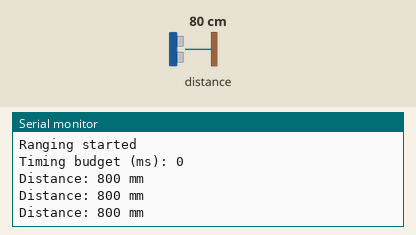
The sketch below on a simulated Arduino Uno, built for the host (arithmetic inside an expression is 32-bit, double 64-bit). On the bench: the last lines printed to the serial monitor. The test bench sets the inputs (shaded band); at power-on: distance to the obstacle 80 cm.

Above: at 1.4 s.
1.5 s: distance to the obstacle set to 2 cm
At 2.1 s:
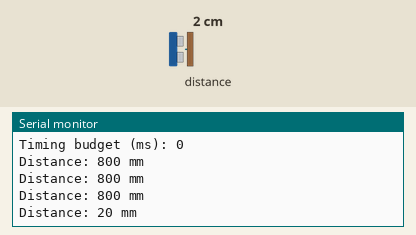
3.0 s: distance to the obstacle set to 4 cm
At 3.7 s:
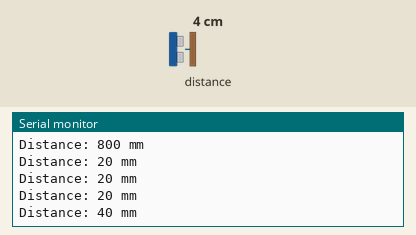
Timing chart, 0 to 6.0 s (numbered marks = the images above; inputs shaded):
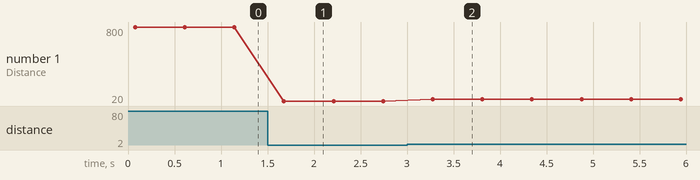

Measured:
- after the input at 1.5 s, the serial monitor: prints a new line after 0.18 s (image 1)
- after the input at 3.0 s, the serial monitor: prints a new line after 0.28 s (image 2)
- plotted number 1: 800 → 20 after the input at 1.5 s, 20 → 40 after the input at 3.0 s

The sketch:

VL53L1X.ino
```cpp
#include "Adafruit_VL53L1X.h"

Adafruit_VL53L1X vl53 = Adafruit_VL53L1X(); // No need to specify IRQ_PIN and XSHUT_PIN

void setup() {
  Serial.begin(9600);
  while (!Serial) delay(10);

  Serial.println(F("Adafruit VL53L1X sensor demo"));

  Wire.begin();

  if (!vl53.begin(0x29, &Wire)) {
    Serial.print(F("Error on init of VL sensor: "));
    Serial.println(vl53.vl_status);
    while (1) delay(10);
  }

  Serial.println(F("VL53L1X sensor OK!"));

  Serial.print(F("Sensor ID: 0x"));
  Serial.println(vl53.sensorID(), HEX);

  if (!vl53.startRanging()) {
    Serial.print(F("Couldn't start ranging: "));
    Serial.println(vl53.vl_status);
    while (1) delay(10);
  }

  Serial.println(F("Ranging started"));

  vl53.setTimingBudget(50);
  Serial.print(F("Timing budget (ms): "));
  Serial.println(vl53.getTimingBudget());
}

void loop() {
  int16_t distance;

  if (vl53.dataReady()) {
    distance = vl53.distance();

    if (distance == -1) {
      Serial.print(F("Couldn't get distance: "));
      Serial.println(vl53.vl_status);
    } else {
      Serial.print(F("Distance: "));
      Serial.print(distance);
      Serial.println(" mm");
    }

    vl53.clearInterrupt();
  }

  delay(500);  // Short delay before the next reading
}
```
